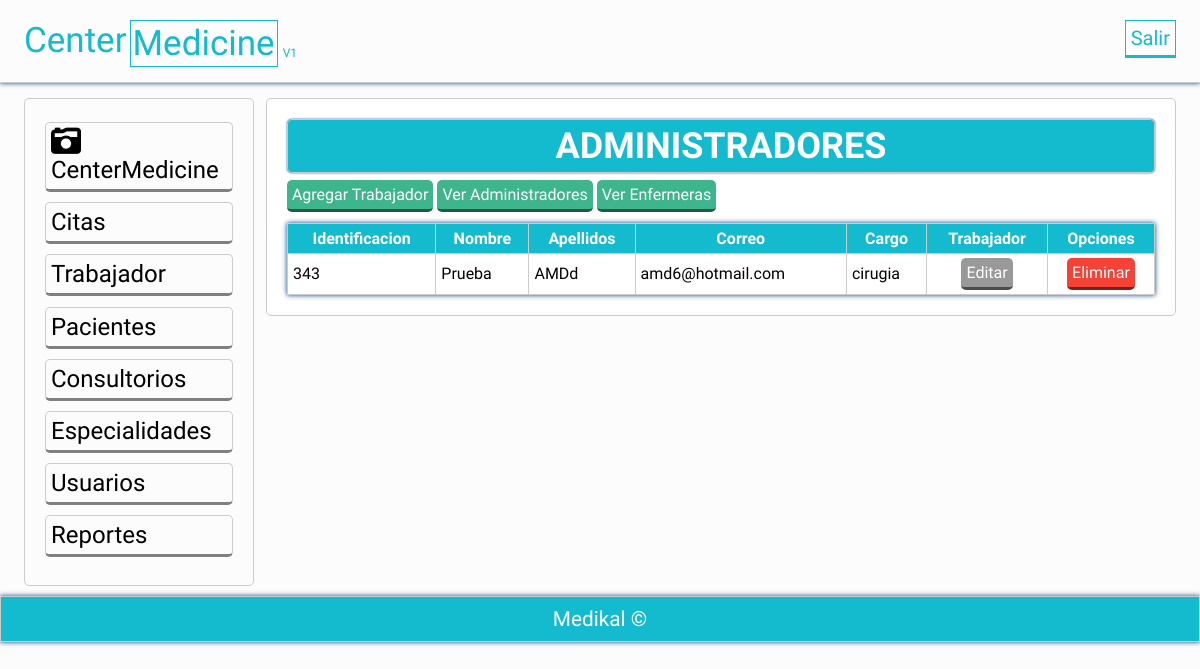
/admin_vista.php (signed in), run on the app's committed database.
### tables this page shows
CREATE TABLE `medicos` (
  `idMedico` int(11) NOT NULL,
  `medidentificacion` char(15) NOT NULL,
  `mednombres` varchar(50) NOT NULL,
  `medapellidos` varchar(50) NOT NULL,
  `medEspecialidad` varchar(50) NOT NULL,
  `medtelefono` char(15) NOT NULL,
  `medcorreo` varchar(50) NOT NULL,
  `idusu` int(11) NOT NULL,
  `idroll` int(11) NOT NULL
);

### admin_vista.php (the view, shortened to what this page needs)
<?php
try{
	$conexion = new PDO('mysql:host=localhost;dbname=centromedico','root','');
}catch(PDOException $e){
	echo "Error: ". $e->getMessage();
}
$consulta = $conexion -> prepare("
	SELECT * FROM medicos WHERE idroll=1 ORDER BY medidentificacion");
$consulta ->execute();
$consulta = $consulta ->fetchAll();
?>
<?php include 'vista/plantillas/header.php'; ?>
	<section class="main">
		<div class="wrapp">
			<?php include 'vista/plantillas/nav.php'; ?>
				<article>
					<div class="mensaje">
						<h2>ADMINISTRADORES</h2>
					</div>
						<a href="agregarmedicos.php"class="agregar">Agregar Trabajador</a>
                        <a href="admin_vista.php"class="agregar">Ver Administradores</a>
                        <a href="enfermera_vista.php"class="agregar">Ver Enfermeras</a>
						<table class="tabla">
						  <tr>
							<th>Identificacion</th>
							<th>Nombre</th>
							<th>Apellidos</th>
							<th>Correo</th>
							<th>Cargo</th>
                            <th>Trabajador</th>
							<th colspan ="2">Opciones</th>
						  </tr>
						<?php foreach ($consulta as $Sql): ?>
						<tr >
						<?php echo "<td class='mayusculas'>". $Sql['medidentificacion']. "</td>"; ?>
						<?php echo "<td class='mayusculas'>". $Sql['mednombres']. "</td>"; ?>
						<?php echo "<td class='mayusculas'>". $Sql['medapellidos']. "</td>"; ?>
						<?php echo "<td>". $Sql['medcorreo']. "</td>"; ?>
						<?php echo "<td >". $Sql['medEspecialidad']. "</td>"; ?>
						<?php echo "<td class='centrar'>"."<a href='actualizarmedico.php?idMedico=".$Sql['idMedico']."' class='editar'>Editar</a>". "</td>"; ?>
						<?php echo "<td class='centrar'>"."<a href='eliminar_medico.php?idMedico=".$Sql['idMedico']."' class='eliminar'>Eliminar</a>". "</td>"; ?>
						</tr>
						<?php endforeach; ?>
						</table>
				</article>
	</section>
<?php include 'vista/plantillas/footer.php'; ?>
</body>
</html>

### css/estilos.css (style rules this page uses)
* { -webkit-box-sizing: border-box; -moz-box-sizing: border-box; box-sizing: border-box; margin:0px; padding:0px; font-family: 'Antic', sans-serif; }
body { background: rgba(0,0,0,.01); color:#000; }
.wrapp { padding: 0% 2%; width:100%; margin:auto; overflow: hidden; }
.mensaje { background: #14BACE; padding:5px; color:#fff; border-radius:5px; text-align: center; font-size: 1.5em; margin-bottom: 5px; box-shadow: 0 0px 2px #013D82 !important; }
article a { display:block; font-weight: normal; }
article { margin: 10px 0px; margin-left:1%; float: left; width: 79%; padding:20px; background: rgb(255, 255, 255); border-radius:5px; }
article,aside, .mensaje { border:1px solid #ccc; }
article a { margin: 2px 0px; display:inline-block; padding: 5px; color: white; border-radius:5px; cursor:pointer; border-bottom: 3px solid rgba(0, 0, 0,.5); width:auto; text-decoration:none; text-align:center; position: relative; }
article .agregar { background:#3FB58E; }
article .editar { background:#999; }
article .eliminar { background:#F44336; }
footer li,a { text-decoration: none; color: #fff; }
.tabla { box-shadow: 0 0px 5px #013D82 !important; width:100%; margin-top: 1%; border-collapse: collapse; }
.tabla th { background: #14BACE; padding: 5px; color:white; }
.centrar { text-align: center; }
.tabla td { padding: 2px 5px; }
.tabla td,th { border:1px solid #ccc; }
.mayusculas { text-transform: capitalize; }

### data on the page
medicos: medidentificacion "343", mednombres "Prueba", medapellidos "AMDd", medcorreo "amd6@hotmail.com", medEspecialidad "cirugia"
